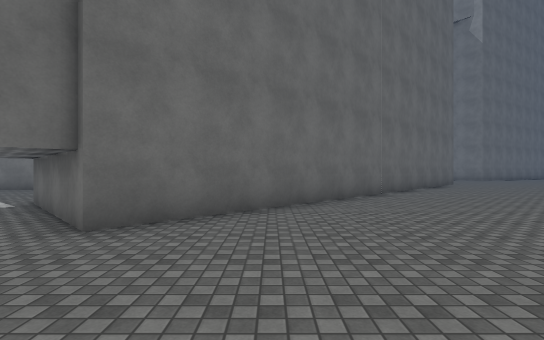
view 1 (above)

22 first-person views from a walk through a Unity game level. The camera is 1.4 m above the floor, looks level and sees 85° across. The floor is counted in squares, 2 m on a side. Each view is taken from the middle of a square. On the plan, view 1 faces up. The plan holds only what a view shows up to about 10 squares ahead; the rest is blank. The place goes on beyond the plan. Surface patterns are stand-ins for the level's own textures.

view 2
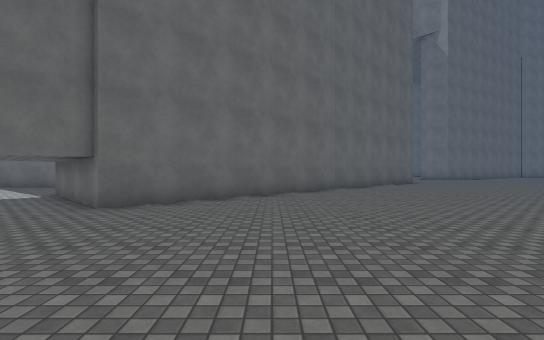

view 3
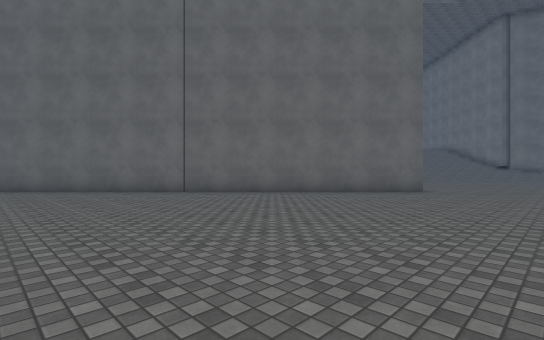

view 4
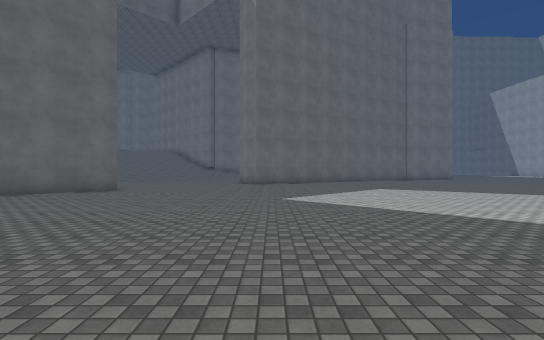

view 5
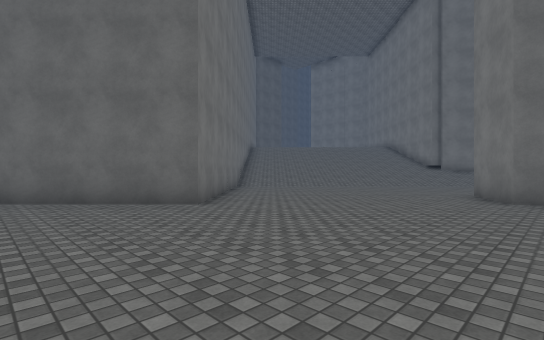

view 6
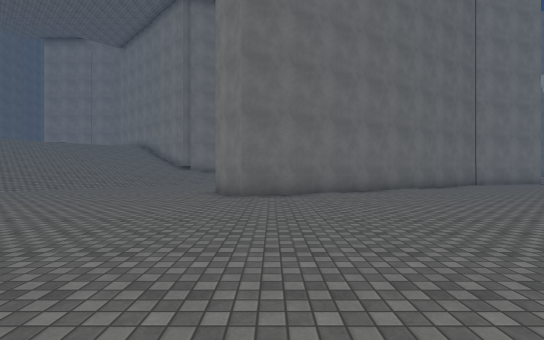

view 7
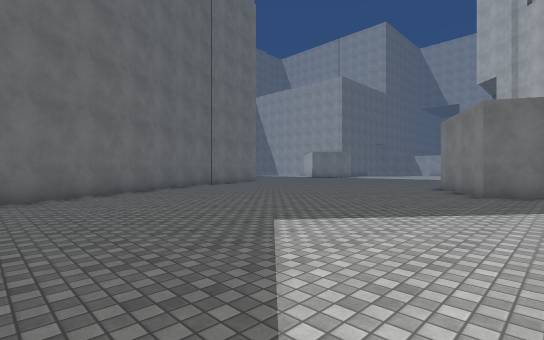

view 8
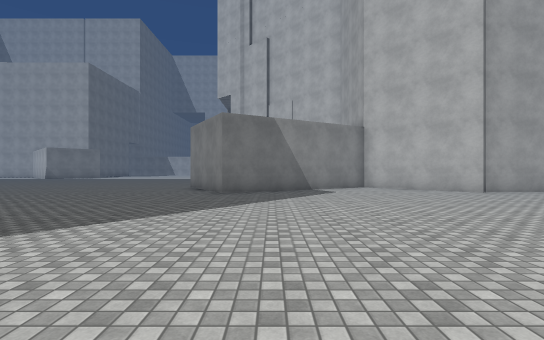

view 9
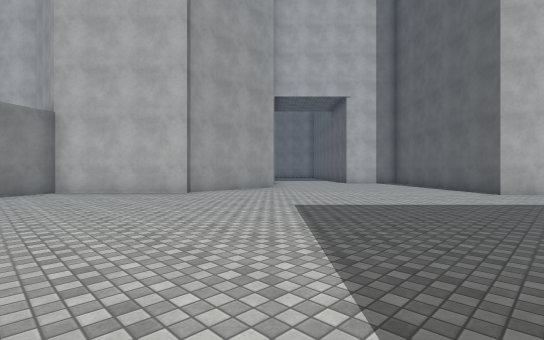

view 10
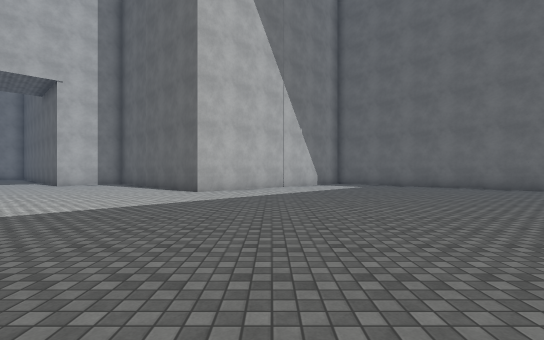

view 11
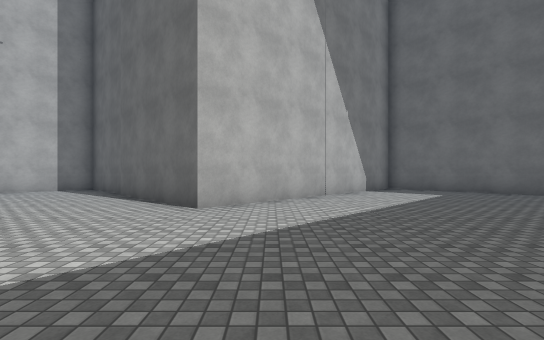

view 12
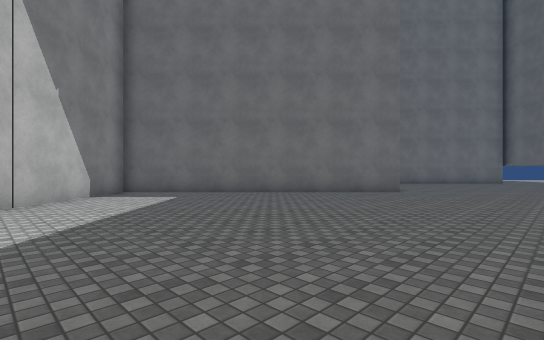

view 13
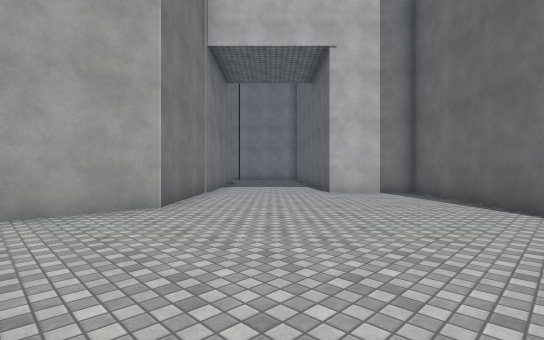

view 14
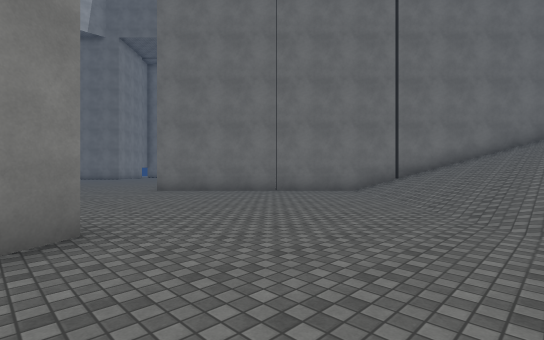

view 15
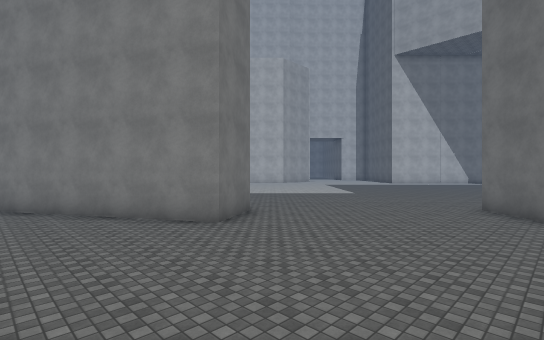

view 16
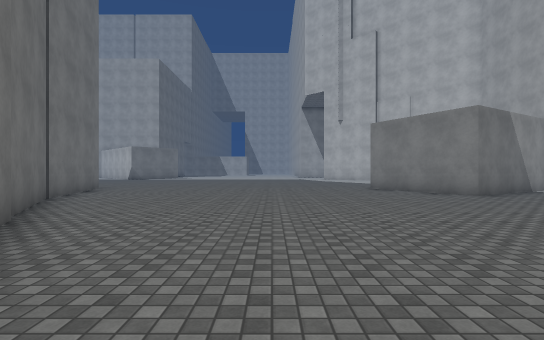

view 17
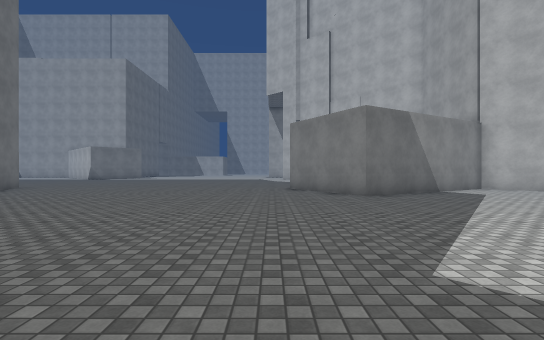

view 18
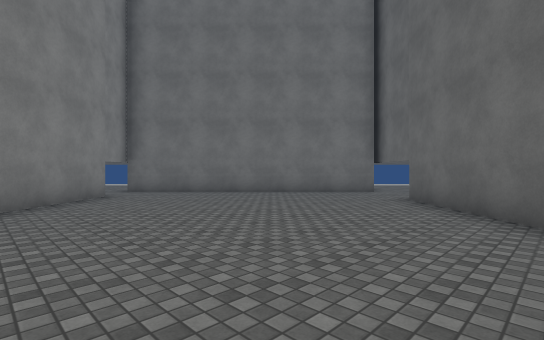

view 19
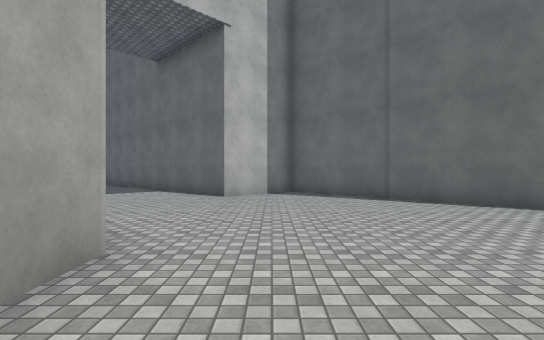

view 20
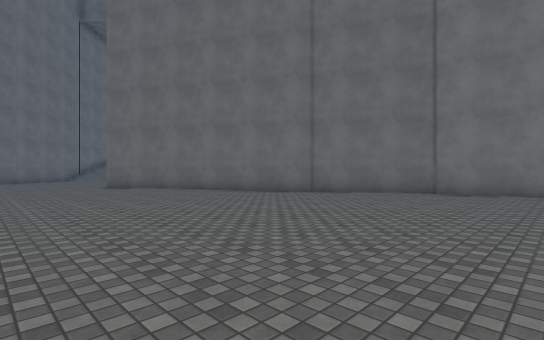

view 21
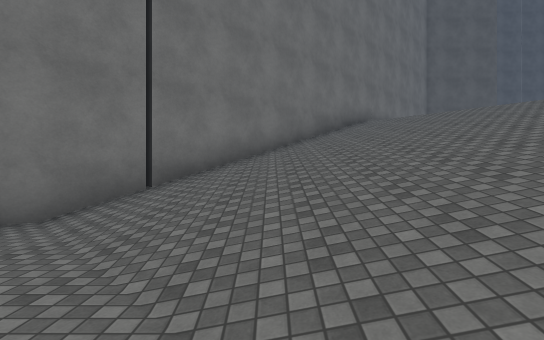

view 22
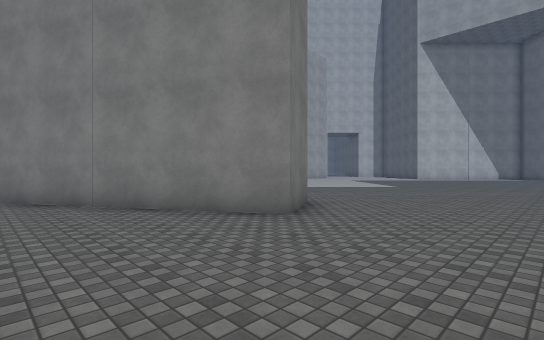

### Floor plan
Key: @ floor where view 1 was taken; # wall or solid block; . floor; / step, stairs or slope.
Columns run from 8 left of view 1 to 26 right of it. Each row starts with its distance up from view 1.
 24        #//////////........#  ##....
 23        ##////////........#####.....
 22         ##//////.......#####.......
 21          ##////......#####.........
 20           ##//.......####..........
 19            ##........##............
 18             ##.....................
 17              ##....................
 16               ##...................
 15                ##..................
 14                ##................##
 13               ##................##
 12              ##..................##
 11             ##....................#
 10            ##.....................#
  9 ..        ##.......................
  8 ...      ##........................
  7  ..     ##........................#
  6   ..#  ##........................##
  5    .####.........................#
  4    ..##..........................#
  3     .............................#
  2     .............................#
  1     ##...........................##
  0      ##.@....#....................#
 -1       ##....###..........##........
 -2        ##..## ##........####.......
 -3         ##.#   ##......##  ##......
 -4          #.     ##....##    ##..#..
 -5                  ##..##      #####.
 -6                   ####        ## ##

Positions as (right, up) in squares from view 1, and headings:
1: (0, 0), facing up
2: (1, -2), facing up
3: (12, 4), facing up-left
4: (14, 4), facing up
5: (14, 11), facing up-left
6: (14, 11), facing up
7: (15, 12), facing up-right
8: (15, 12), facing right
9: (16, 10), facing down-right
10: (15, 9), facing down
11: (16, 5), facing down
12: (15, 4), facing down-left
13: (19, 4), facing down-right
14: (13, 24), facing down-left
15: (7, 24), facing down-right
16: (16, 19), facing right
17: (16, 16), facing right
18: (5, 6), facing down-left
19: (23, 4), facing down
20: (26, 15), facing up-left
21: (8, 22), facing left
22: (9, 24), facing down-right
